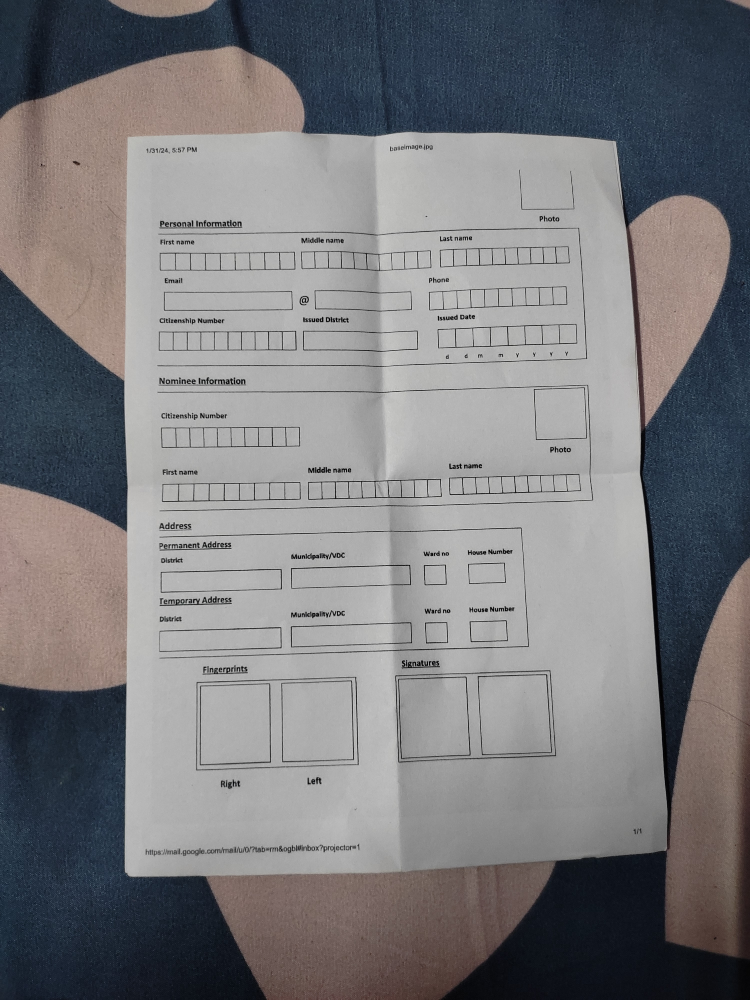
#> input picture Form Detection/Forms/base.jpg, 3000 x 4000 px (shown at 1/4 size)
$ python form_processing.py
#> lines starting #> are read from the running program, lines starting #| are printed output that depends on the picture; after the words box and inside, x2 and y2 are one past the last pixel; in counts of white or black regions, pixels touching at a corner belong together
### Form Detection/utils.py
import cv2
import numpy as np

def reorder(myPoints):
    myPoints = myPoints.reshape((4, 2))
    myPointsNew = np.zeros((4, 1, 2), dtype=np.int32)
    add = myPoints.sum(1)

    myPointsNew[0] = myPoints[np.argmin(add)]
    myPointsNew[3] = myPoints[np.argmax(add)]
    diff = np.diff(myPoints, axis=1)
    myPointsNew[1] = myPoints[np.argmin(diff)]
    myPointsNew[2] = myPoints[np.argmax(diff)]

    return myPointsNew

# [12 lines left out: function biggestContour, not called in this run]

def drawRectangle(img, biggest, thickness):
    cv2.line(img, (biggest[0][0][0], biggest[0][0][1]), (biggest[1][0][0], biggest[1][0][1]), (0, 255, 0),
             thickness)
    cv2.line(img, (biggest[0][0][0], biggest[0][0][1]), (biggest[2][0][0], biggest[2][0][1]), (0, 255, 0),
             thickness)
    cv2.line(img, (biggest[3][0][0], biggest[3][0][1]), (biggest[2][0][0], biggest[2][0][1]), (0, 255, 0),
             thickness)
    cv2.line(img, (biggest[3][0][0], biggest[3][0][1]), (biggest[1][0][0], biggest[1][0][1]), (0, 255, 0),
             thickness)

    return img

### Form Detection/form_processing.py
import cv2
import numpy as np
import utils

heightImg = 1500
widthImg = 1500

img = cv2.imread("Forms/base.jpg")
#> img is the input picture: shape (4000, 3000, 3); mean B, G, R 124.1, 121.5, 121.9

#resizing the image
img = cv2.resize(img,(widthImg,heightImg))
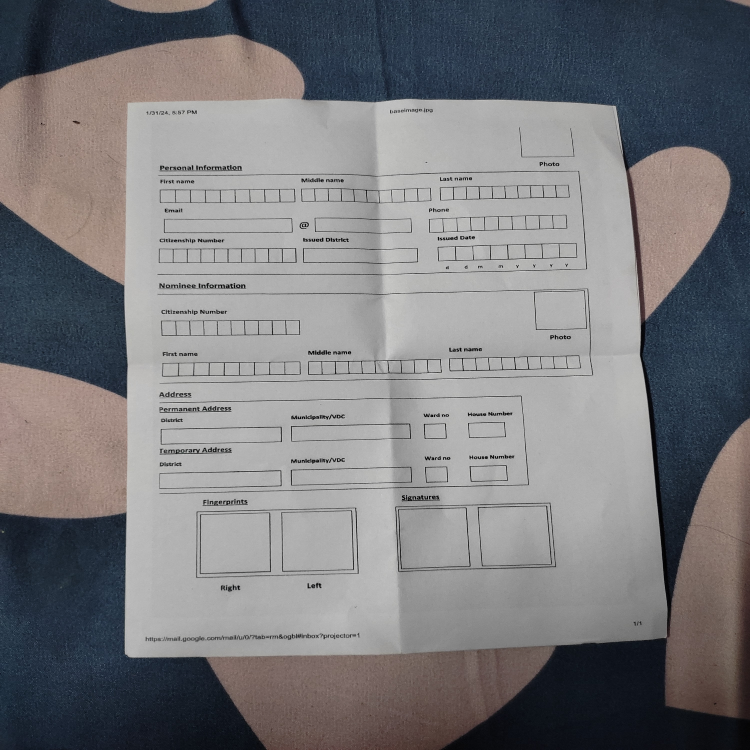
#> img: shape (1500, 1500, 3) (shown at 1/2 size); mean B, G, R 124.1, 121.5, 121.8

imgGray = cv2.cvtColor(img,cv2.COLOR_BGR2GRAY)
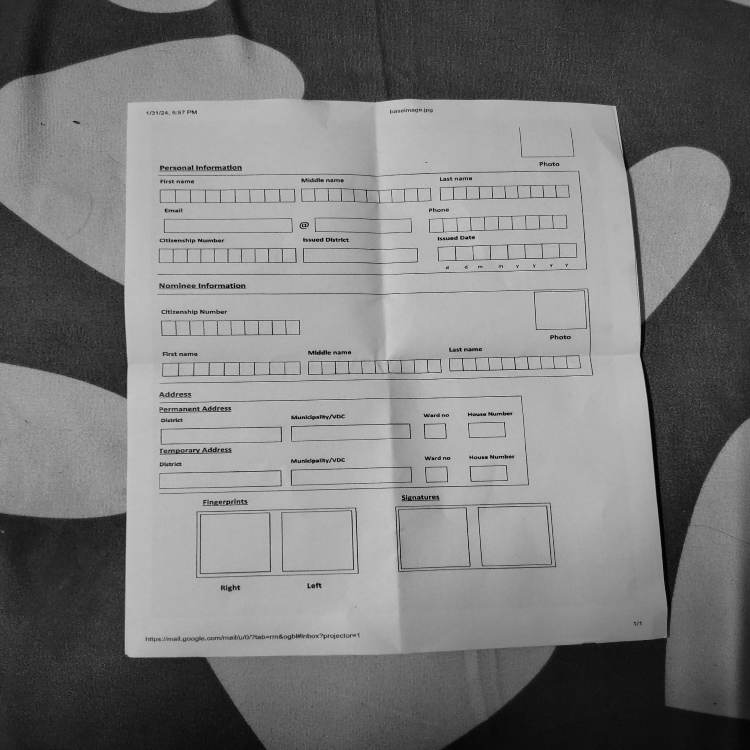
#> imgGray: shape (1500, 1500) (shown at 1/2 size); min 0, max 232, mean 121.9

imgBlur = cv2.GaussianBlur(imgGray,(11, 11), 0)

kernel = np.ones((5,5))
opening = cv2.morphologyEx(imgBlur, cv2.MORPH_OPEN, kernel)
closing = cv2.morphologyEx(opening, cv2.MORPH_CLOSE, kernel)

img2 = cv2.Canny(closing, 50, 50)
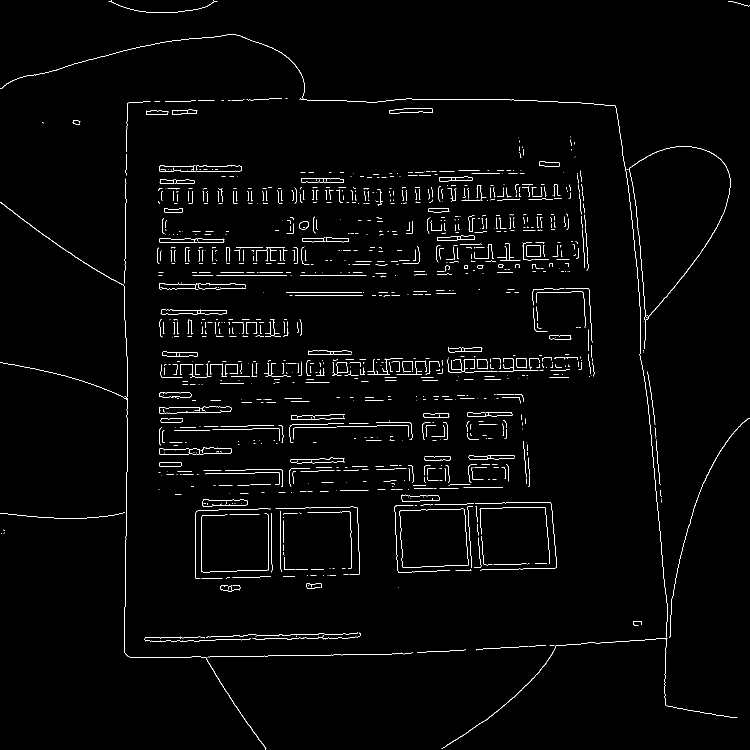
#> img2: shape (1500, 1500) (shown at 1/2 size); 1.7% white in thin lines or dots
_, imgThreshold = cv2.threshold(img2, 150, 255, cv2.THRESH_BINARY)

# #copying images
imgContours = img.copy()
imgBigContour = img.copy()

# #finding contours
contours,hierarchy = cv2.findContours(imgThreshold,cv2.RETR_EXTERNAL,cv2.CHAIN_APPROX_SIMPLE)
#> contours = 1059 contours, 1023 with area under 20; largest, box (x1, y1, x2, y2) and area: (799, 1017, 937, 1136) 14786, (405, 998, 495, 1013) 972, (319, 895, 464, 910) 835, (803, 989, 879, 1003) 768, (934, 824, 1026, 833) 602
cv2.drawContours(imgContours,contours,-1,(255,0,0),5)
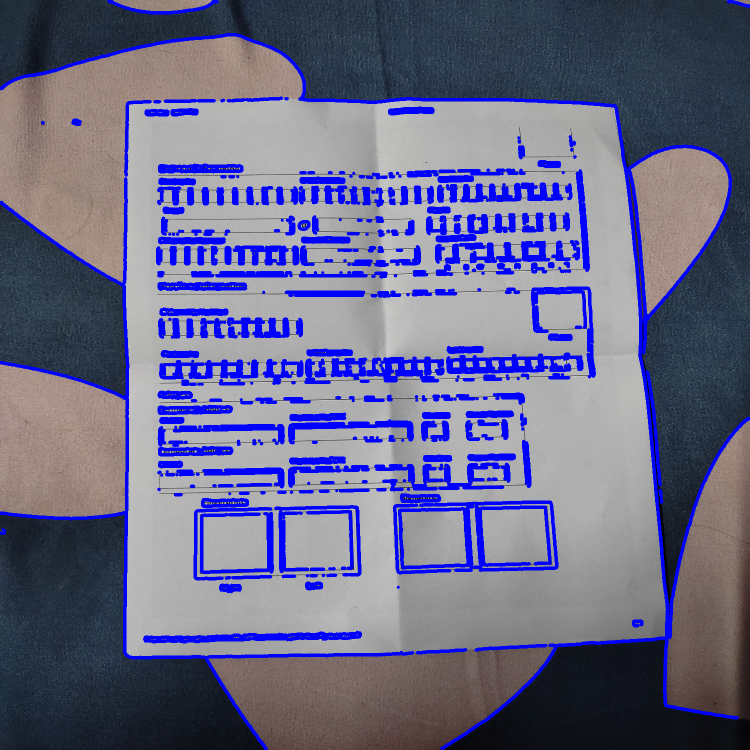
#> imgContours: shape (1500, 1500, 3) (shown at 1/2 size); 11.71% of pixels changed, all inside (x1, y1, x2, y2) = (0, 0, 1500, 1500)

biggest = np.array([])
max_area = 0  # Initialize max_area to a small value
for cnt in contours:
    # Approximate the contour with a polygon
    approx = cv2.approxPolyDP(cnt, 0.01 * cv2.arcLength(cnt, True), True)
    area = cv2.contourArea(cnt)
    # Check if the approximation has 4 sides (indicating a box)
    if len(approx) == 4 and area > max_area:
        max_area = area
        biggest = approx
#> this loop made 1059 passes
#> (area, max_area, biggest) on pass 61: (14785.5, 14785.5, [[929, 1019], [800, 1020], [805, 1134], [936, 1130]])
#> area on pass 7: 147
#> after the loop, max_area = 14785.5

print(biggest)
#| [[[ 929 1019]]
#|  [[ 800 1020]]
#|  [[ 805 1134]]
#|  [[ 936 1130]]]
#find biggest contours
# biggest,maxArea = utils.biggestContour(contours)
# print(biggest)
biggest = utils.reorder(biggest)
#> in reorder, `myPoints = myPoints.reshape((4, 2))`: myPoints = [[929, 1019], [800, 1020], [805, 1134], [936, 1130]]
#> in reorder, `add = myPoints.sum(1)`: add = [1948, 1820, 1939, 2066]
#> in reorder, `diff = np.diff(myPoints, axis=1)`: diff = [90, 220, 329, 194]
#> biggest = [[800, 1020], [929, 1019], [805, 1134], [936, 1130]]
cv2.drawContours(imgBigContour, biggest, -1 , (255,0,0),20)
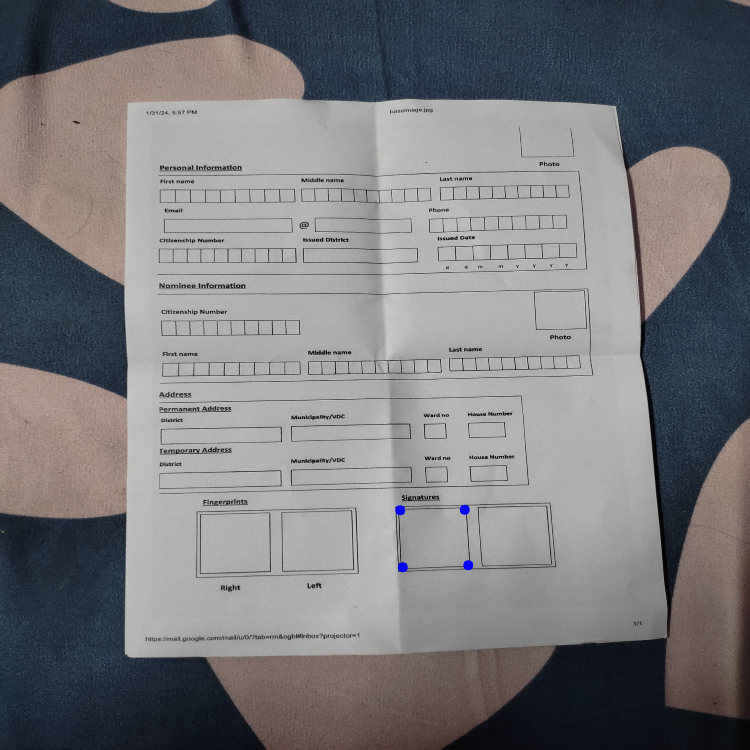
#> imgBigContour: shape (1500, 1500, 3) (shown at 1/2 size); 0.06% of pixels changed, all inside (x1, y1, x2, y2) = (790, 1009, 947, 1145)
imgBigContour = utils.drawRectangle(imgBigContour, biggest,2)
#> in drawRectangle, `cv2.line(img, (biggest[0][0][0], biggest[0][0][1]), (biggest[2][0][0],..`: img: shape (1500, 1500, 3); mean B, G, R 124.1, 121.4, 121.7
#> in drawRectangle, `cv2.line(img, (biggest[3][0][0], biggest[3][0][1]), (biggest[2][0][0],..`: img: shape (1500, 1500, 3); mean B, G, R 124.1, 121.4, 121.7
#> in drawRectangle, `cv2.line(img, (biggest[3][0][0], biggest[3][0][1]), (biggest[1][0][0],..`: img: shape (1500, 1500, 3); mean B, G, R 124.1, 121.5, 121.7

pts1 = np.float32(biggest)  # PREPARE POINTS FOR WARP
#> pts1 has the same summary as biggest
pts2 = np.float32([[0, 0], [widthImg, 0], [0, heightImg], [widthImg, heightImg]])  # PREPARE POINTS FOR WARP
matrix = cv2.getPerspectiveTransform(pts1, pts2)
#> matrix = [[11.35, -0.498, -8569.9], [0.104, 13.4, -13753.9], [-0.000199, 0.000158, 1]]
imgWarpColored = cv2.warpPerspective(img, matrix, (widthImg, heightImg))
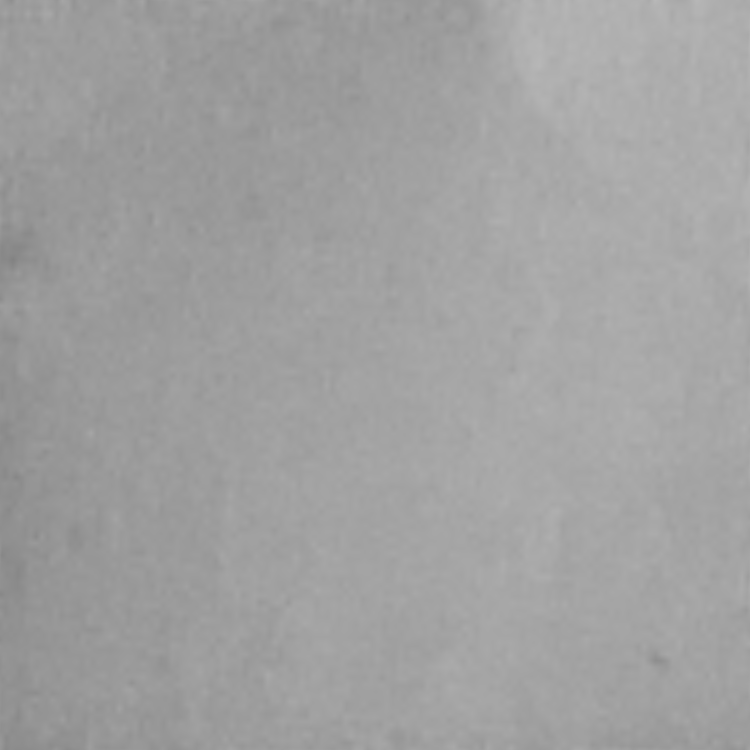
#> imgWarpColored: shape (1500, 1500, 3) (shown at 1/2 size); min 130, max 184, mean 160.6

# REMOVE 20 PIXELS FORM EACH SIDE
imgWarpColored = imgWarpColored[20:imgWarpColored.shape[0] - 20, 20:imgWarpColored.shape[1] - 20]
#> imgWarpColored: shape (1460, 1460, 3)
imgWarpColored = cv2.resize(imgWarpColored, (widthImg, heightImg))
#> imgWarpColored: shape (1500, 1500, 3)

# Convert the warped colored image to grayscale
imgWarpGray = cv2.cvtColor(imgWarpColored, cv2.COLOR_BGR2GRAY)

# Apply adaptive thresholding with a lower block size
# and a higher constant value to decrease the number of dots
imgAdaptiveThre = cv2.adaptiveThreshold(imgWarpGray, 255, cv2.ADAPTIVE_THRESH_MEAN_C, cv2.THRESH_BINARY_INV, 5, 7)
#> imgAdaptiveThre: shape (1500, 1500); every value is 0

# Invert the binary image
imgAdaptiveThre = cv2.bitwise_not(imgAdaptiveThre)
#> imgAdaptiveThre: shape (1500, 1500); every value is 255

# Apply median blur with a larger kernel size to remove noise
imgAdaptiveThre = cv2.medianBlur(imgAdaptiveThre, 3)

cv2.imshow("Contour",imgContours)
cv2.imshow("Big",imgBigContour)
# cv2.imshow("Image",imgAdaptiveThre)
cv2.waitKey(0)

$ run again, with Form Detection/Forms/1.jpg copied over Form Detection/Forms/base.jpg
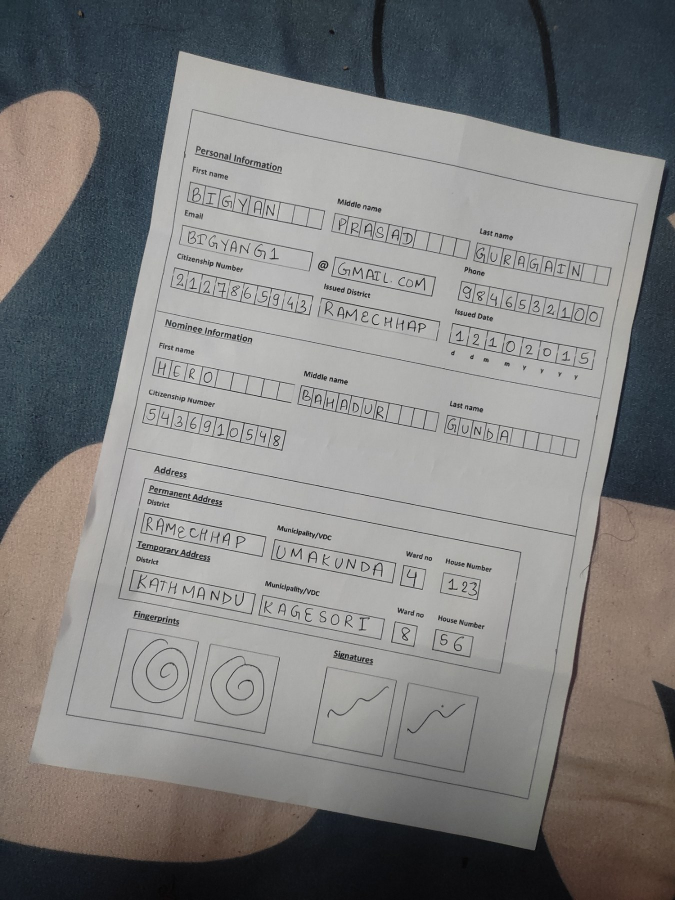
#> input picture Form Detection/Forms/1.jpg, 1350 x 1800 px (shown at 1/2 size)
#> img is the input picture: shape (1800, 1350, 3); mean B, G, R 126.7, 127.5, 127.9
#> `img2 = cv2.Canny(closing, 50, 50)`:
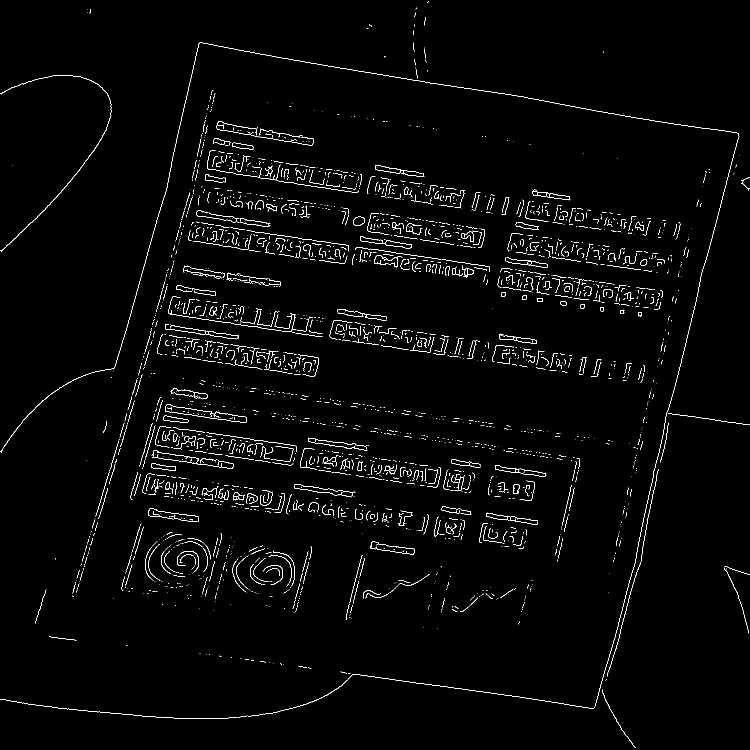
#> img2: shape (1500, 1500) (shown at 1/2 size); 1.9% white in thin lines or dots
#> contours = 2600 contours, 2562 with area under 20; largest, box (x1, y1, x2, y2) and area: (720, 473, 823, 497) 754, (990, 931, 1093, 954) 736, (750, 331, 849, 354) 713, (748, 510, 805, 536) 576, (412, 662, 478, 679) 436
#> imgContours: shape (1500, 1500, 3); mean B, G, R 141.4, 107.1, 107.5
#> the loop `for cnt in contours:` made 2600 passes
#> (area, max_area, biggest) on pass 224: (22, 22, [[1449, 1135], [1476, 1190], [1496, 1266], [1474, 1184]])
#> after the loop `for cnt in contours:`: max_area = 22
#| [[[1449 1135]]
#|  [[1476 1190]]
#|  [[1496 1266]]
#|  [[1474 1184]]]
#> myPoints = [[1449, 1135], [1476, 1190], [1496, 1266], [1474, 1184]]
#> add = [2584, 2666, 2762, 2658]
#> diff = [-314, -286, -230, -290]
#> `biggest = utils.reorder(biggest)`: biggest = [[1449, 1135], [1449, 1135], [1496, 1266], [1496, 1266]]
#> imgBigContour: shape (1500, 1500, 3); mean B, G, R 126.7, 127.3, 127.8
#> pts1 has the same summary as biggest
#> matrix = [[0.000159, -5.69e-05, -0.165], [-0.000947, 0.00034, 0.986], [-4.62e-07, 1.66e-07, 0.000482]]
#> `imgAdaptiveThre = cv2.medianBlur(imgAdaptiveThre, 3)`:
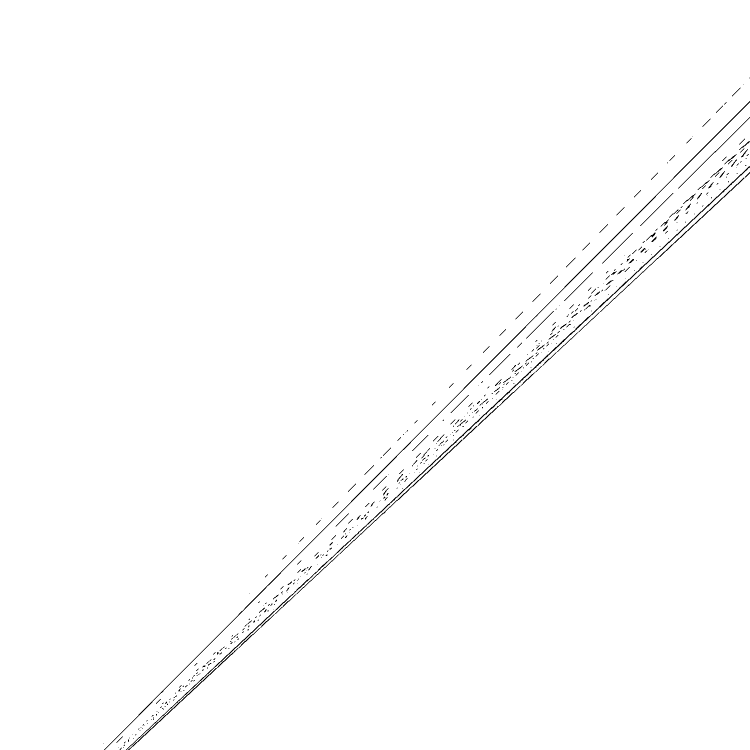
#> imgAdaptiveThre: shape (1500, 1500) (shown at 1/2 size); 99.3% white; black in thin lines or dots, all inside (x1, y1, x2, y2) = (206, 155, 1500, 1500)

$ run again, with Form Detection/Forms/3.jpg copied over Form Detection/Forms/base.jpg
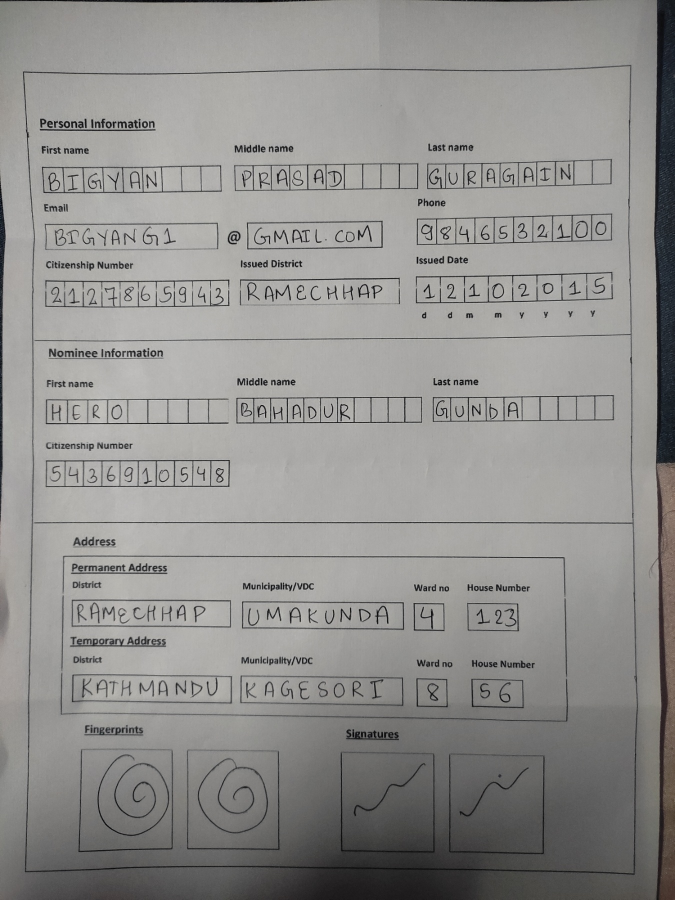
#> input picture Form Detection/Forms/3.jpg, 1350 x 1800 px (shown at 1/2 size)
#> img is the input picture: shape (1800, 1350, 3); mean B, G, R 142, 144.2, 145.1
#> `img2 = cv2.Canny(closing, 50, 50)`:
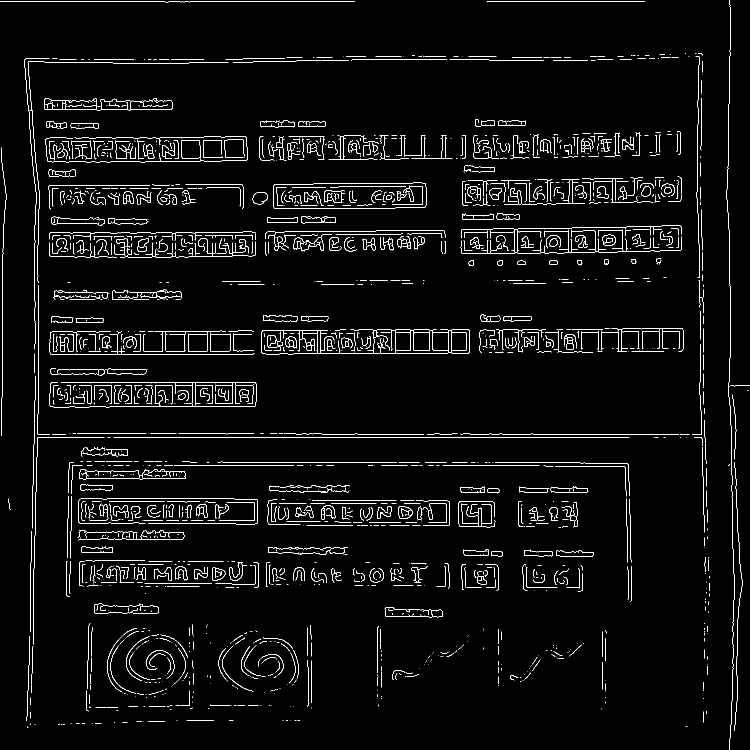
#> img2: shape (1500, 1500) (shown at 1/2 size); 3.3% white in thin lines or dots
#> contours = 1741 contours, 1666 with area under 20; largest, box (x1, y1, x2, y2) and area: (546, 365, 853, 418) 15058, (523, 659, 940, 709) 14438, (99, 764, 513, 815) 6456, (287, 661, 452, 703) 2824, (88, 197, 346, 221) 1883
#> the loop `for cnt in contours:` made 1741 passes
#> (area, max_area, biggest) on pass 1572: (1320.5, 1320.5, [[362, 280], [364, 316], [401, 315], [399, 280]])
#> after the loop `for cnt in contours:`: max_area = 1320.5
#| [[[362 280]]
#|  [[364 316]]
#|  [[401 315]]
#|  [[399 280]]]
#> myPoints = [[362, 280], [364, 316], [401, 315], [399, 280]]
#> add = [642, 680, 716, 679]
#> diff = [-82, -48, -86, -119]
#> `biggest = utils.reorder(biggest)`: biggest = [[362, 280], [399, 280], [364, 316], [401, 315]]
#> imgBigContour: shape (1500, 1500, 3); mean B, G, R 142, 144, 144.9
#> matrix = [[31.59, -1.76, -10944.6], [5.48e-15, 33.45, -9365], [-0.000601, 6.78e-05, 1]]
#> `imgWarpColored = cv2.warpPerspective(img, matrix, (widthImg, heightImg))`:
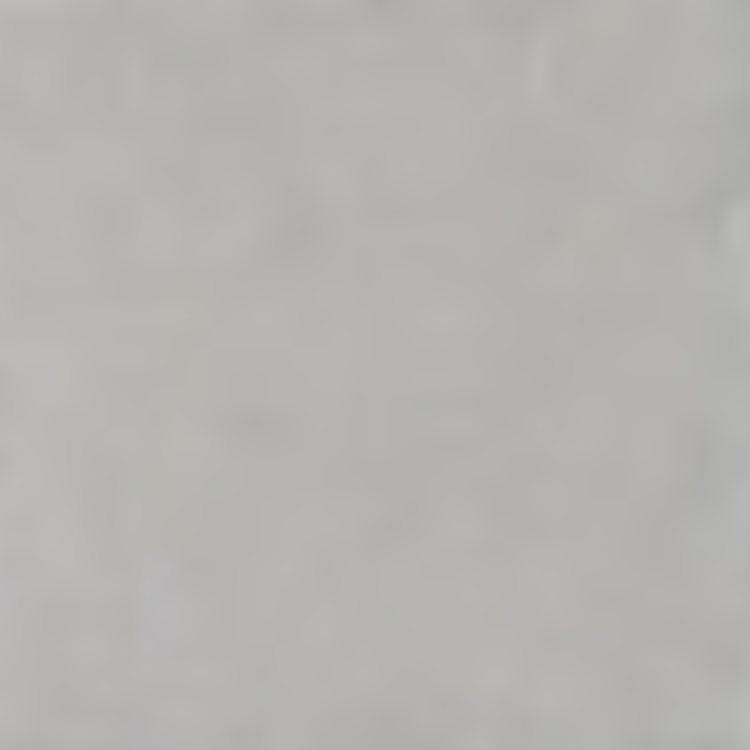
#> imgWarpColored: shape (1500, 1500, 3) (shown at 1/2 size); mean B, G, R 176.6, 179.9, 180.9
